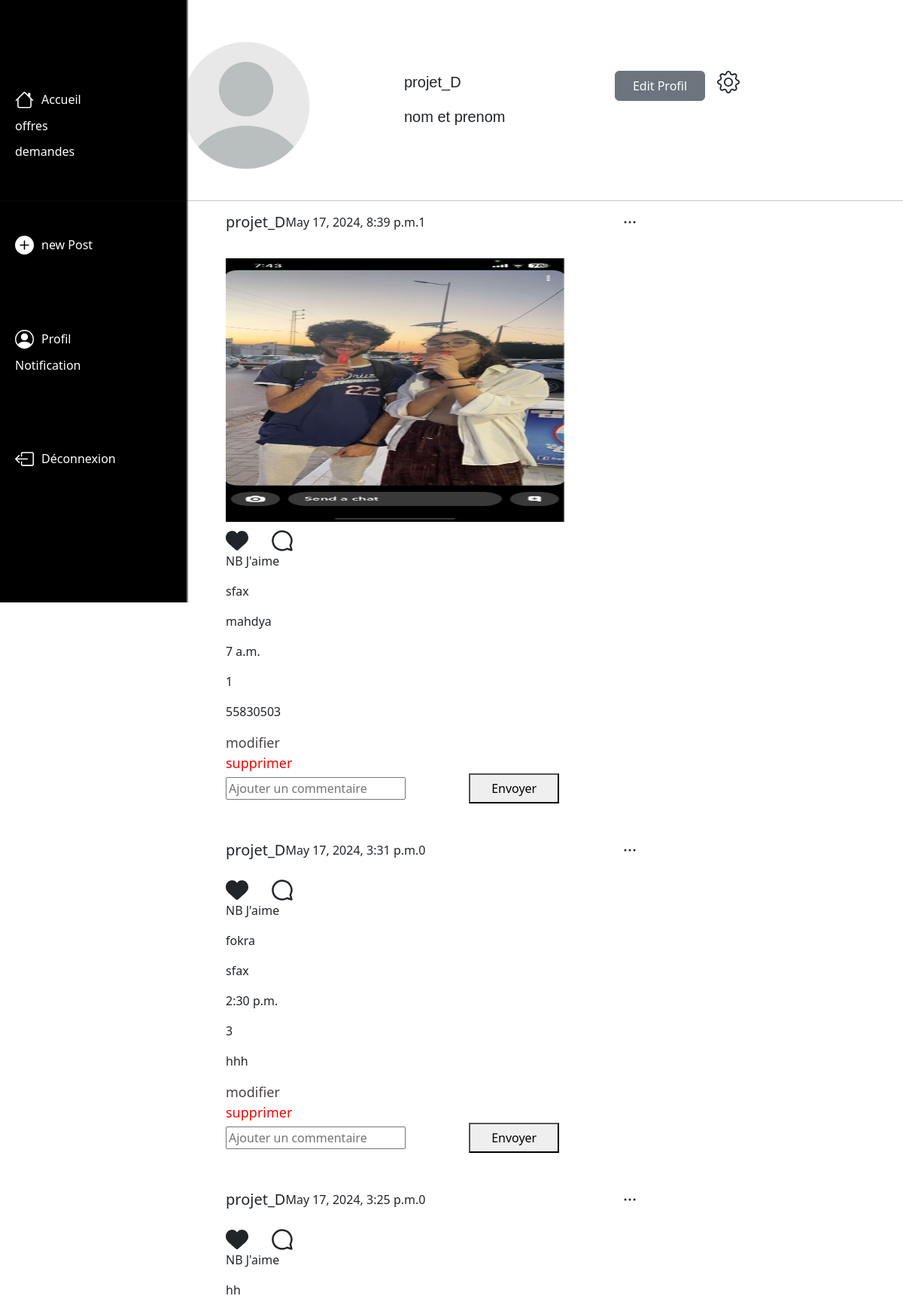
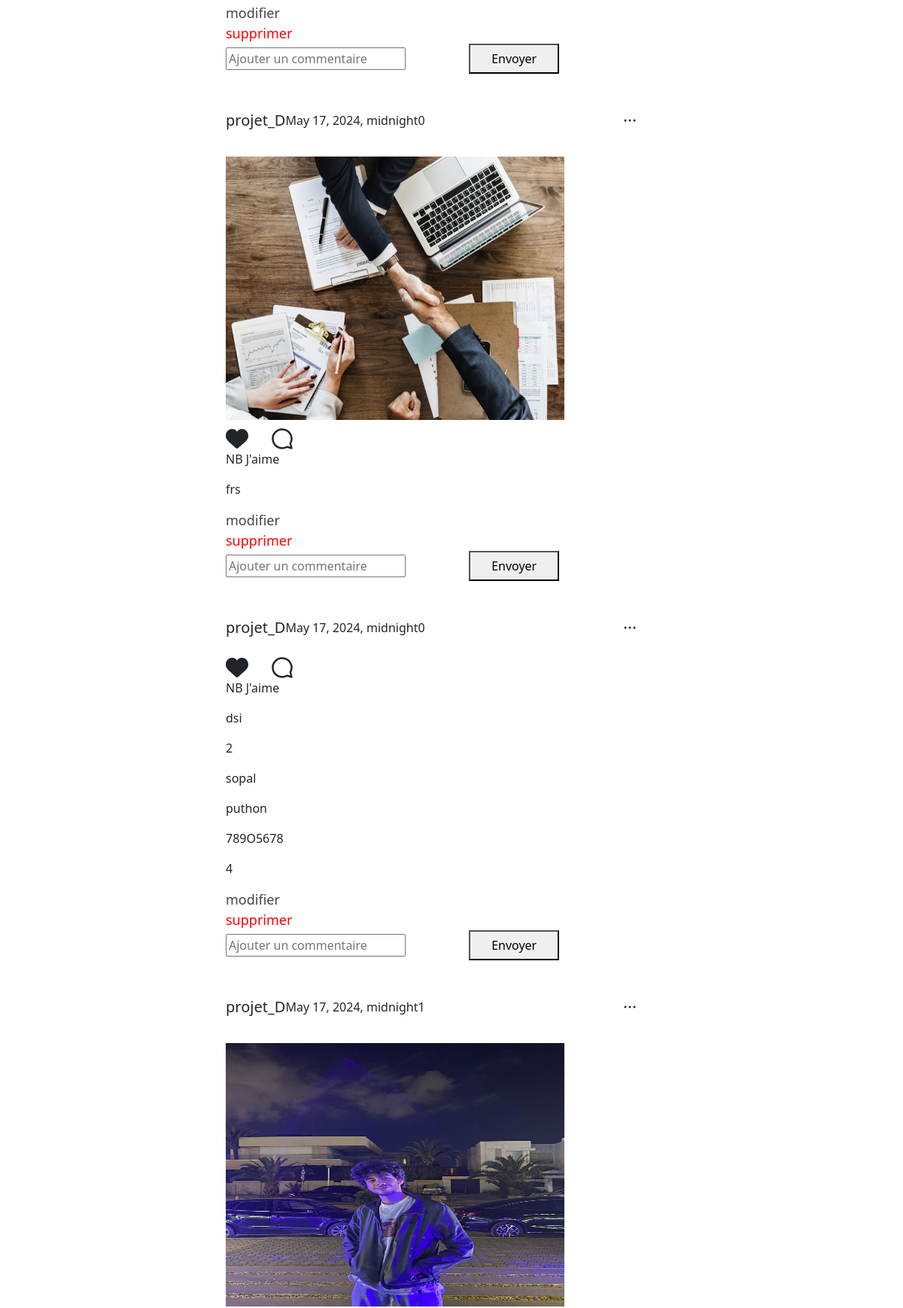
Screenshot of /StudenHelp/profile/ (signed in, upper part) with the database file from the repository (2 pictures, top to bottom).
### StudenHelp/models.py (models this page shows, shortened)
class Poste(models.Model):
    image = models.ImageField(blank=True)
    type = models.IntegerField(default=0, choices=tp)
    date = models.DateTimeField(auto_now_add=True)
    uc = models.ForeignKey(User, on_delete=models.CASCADE)
    class Meta:
        ordering = ['-date']

class Transport(Poste):
    depart = models.CharField(max_length=255)
    destination = models.CharField(max_length=255)
    heure_dep = models.TimeField()
    nbre_sieges = models.IntegerField()
    contactinfo = models.CharField(max_length=255)

class Recommandation(Poste):
    text = models.CharField(max_length=255)

class Stage(Poste):
    typestg = models.IntegerField(default=1, choices=ts)
    societe = models.CharField(max_length=255)
    duree = models.IntegerField()
    sujet = models.CharField(max_length=255)
    contactinfo = models.CharField(max_length=255)
    specialite = models.CharField(max_length=255)

### StudenHelp/views.py (the view)
# urls.py: path('profile/', views.profile, name='profile'),
def profile(request):
    posts = Poste.objects.all()
    evenement_form = EvenementForm()
    even_club_form = EvenClubForm()
    transport_form = TransportForm()
    recommandation_form = RecommandationForm()
    stage_form = StageForm()
    logement_form = LogementForm()
    return render(request, 'profile.html', {
        'posts': posts,
        'evenement_form': evenement_form,
        'even_club_form': even_club_form,
        'transport_form': transport_form,
        'recommandation_form': recommandation_form,
        'stage_form': stage_form,
        'logement_form': logement_form,
    })

### StudenHelp/forms.py
class EvenementForm(forms.ModelForm):
    helper = FormHelper()
    helper.form_method = 'POST'
    helper.add_input(Submit('submit', 'Valider', css_class='btn-primary'))
    class Meta:
        model = Evenement
        fields = ['intitule', 'description', 'lieu', 'contactinfo', 'image', 'type']

class EvenClubForm(forms.ModelForm):
    helper = FormHelper()
    helper.form_method = 'POST'
    helper.add_input(Submit('submit', 'Valider', css_class='btn-primary'))
    class Meta:
        model = EvenClub
        fields = ['intitule', 'description', 'lieu', 'contactinfo', 'club', 'image', 'type']

### StudenHelp/templates/profile.html (shortened to what this page needs)
<!DOCTYPE html>
<html lang="en">
    <head>
        <link href="https://cdn.jsdelivr.net/npm/bootstrap@5.3.3/dist/css/bootstrap.min.css" rel="stylesheet">
    </head>
        <body>
            {% extends 'base.html' %}
            {% load static %}
            {% block content %}
            <div class="profile">
                <img src="../../media/pdi.webp" alt="">
                 {% if user.is_authenticated %}
                 <div class="element">
                    <div class="nom">
                        <p>{{ user }}</p>
                        <p>nom et prenom </p>
                    </div>
                     <button type="button" class="btn btn-secondary">Edit Profil</button>
                 </div>
            </div>
            <hr>
                        <div class="content">
                            {% for post in posts %}
                            {% if post.uc == request.user %}
                                <div class="card-wrappe new-post">
                                    <div class="objet1">
                                        <h5 class="card-title"> {{ post.uc}} </h5>
                                        <p class="card-text">{{ post.date }} <p>{{ post.type }}</p></p>
                                            <svg id="options-icon" aria-label="Plus d'options" class="x1lliihq x1n2onr6 x5n08af" fill="currentColor" height="24" role="img" viewBox="0 0 24 24" width="24">
                                                <title>Plus d'options</title>
                                                <circle cx="12" cy="12" r="1.5"></circle>
                                                <circle cx="6" cy="12" r="1.5"></circle>
                                                <circle cx="18" cy="12" r="1.5"></circle>
                                            </svg>
                                    </div>
                                    {% if post.image %}
                                        <div class="card-body">
                                            <img  src="/media/{{post.image}}" width="150px" height="120px">
                                        </div>
                                        {% endif %}
                                        <div class="sous-section">
                                            <div class="icons">
                                            </div>
                                        </div>
                                        <p>NB <span>J'aime</span></p>
                                        {% if post.recommandation %}
                                        <div class="sous-section">
                                            <p class="card-text">{{ post.recommandation.text }}</p>
                                            <div class="but">
                                                <a class="mod" id="mod" href="{% url 'modifier_Recommandation' post.pk %}">modifier</a>
                                                <a class="sup" id="sup" href="{% url 'supprimer_Recommandation' post.pk %}">supprimer</a>
                                            </div>
                                        </div>
                                        {% elif post.transport %}
                                        <div class="sous-section">
                                        <p class="card-text">{{ post.transport.depart }}</p>
                                        <p class="card-text">{{ post.transport.destination }}</p>
                                        <p class="card-text">{{ post.transport.heure_dep }}</p>
                                        <p class="card-text">{{ post.transport.nbre_sieges }}</p>
                                        <p class="card-text">{{ post.transport.contactinfo }}</p>
                                        <div class="but">
                                            <a class="mod" id="mod" href="{% url 'modifier_Transport' post.pk %}">modifier</a>
                                            <a class="sup" id="sup" href="{% url 'supprimer_Transport' post.pk %}">supprimer</a>
                                        </div>
                                        </div>
                                {% elif post.stage %}
                                <div class="sous-section">
                                    <p class="card-text" >{{ post.stage.specialite }} </p>
                                    <p class="card-text">{{ post.stage.typestg }}</p>
                                    <p class="card-text">{{ post.stage.societe }}</p>
                                    <p class="card-text">{{ post.stage.sujet }}</p>
                                    <p class="card-text">{{ post.stage.contactinfo }}</p>
                                    <p class="card-text">{{ post.stage.duree }}</p>
                                    <div class="but">
                                        <a class="mod" id="mod" href="{% url 'modifier_Stage' post.pk %}">modifier</a>
                                        <a class="sup" id="sup" href="{% url 'supprimer_Stage' post.pk %}">supprimer</a>
                                    </div>
                                </div>
                                {% endif %}
                                <form action="/comment" method="POST">
                                    <input type="text" name="comment" placeholder="Ajouter un commentaire">
                                    <button type="submit">Envoyer</button>
                                </form>
                            </div>
                        {% endif %}
                        {% endfor %}
                        </div>
                    {% endif %}
            {% endblock %}

### StudenHelp/templates/profile.html (style rules this page uses)
.profile { display: flex; justify-content: center; align-items: center; flex-direction: row; text-align: center; width: 600px; margin: 0 auto; margin-top: 30px; }
.profile img { border-radius: 50%; margin-right: 100px; width: 220px; }
body { display: flex; flex-direction: column; justify-content: flex-start; height: 100vh; margin: 0; }
.profile p { font-size: 20px; font-family: sans-serif; }
button { margin-left: 80px; width: 120px; height: 40px; margin-right: 16px; }
.element { display: flex; }
.objet1 { display: flex; }
.nom { width: 200px; flex-direction: column; display: flex; text-align: left; }
.content { display: flex; flex-direction: column; width: 700px; margin: 0 auto; margin-right: 200px; margin-bottom: 50px; }
.icons { margin-top: 10px; margin-right: 20px; display: flex; flex-direction: row; gap: 30px; }
.card-body img { margin-top: 20px; width: 450px; height: 350px; }
.objet1 svg { margin-left: 260px; }
.sup { color: red; text-decoration: none; font-family: 'Segoe UI', Tahoma, Geneva, Verdana, sans-serif; font-size: 18px; }
.mod { text-decoration: none; color: rgb(73, 67, 67); font-size: 18px; }
.but { display: flex; flex-direction: column; }
.new-post { display: flex; flex-direction: column; width: 700px; margin: 0 auto; margin-right: 200px; margin-bottom: 50px; }

### rows the page displays
Poste: uc "projet_D", date "May 17, 2024, 8:39 p.m.", type "1", image (picture), transport.depart "sfax", transport.destination "mahdya", transport.heure_dep "7 a.m.", transport.nbre_sieges "1", transport.contactinfo "55830503"
Poste: uc "projet_D", date "May 17, 2024, 3:31 p.m.", type "0", transport.depart "fokra", transport.destination "sfax", transport.heure_dep "2:30 p.m.", transport.nbre_sieges "3", transport.contactinfo "hhh"
Poste: uc "projet_D", date "May 17, 2024, 3:25 p.m.", type "0", recommandation.text "hh"
Poste: uc "projet_D", date "May 17, 2024, midnight", type "0", image (picture), recommandation.text "frs"
Poste: uc "projet_D", date "May 17, 2024, midnight", type "0", stage.specialite "dsi", stage.typestg "2", stage.societe "sopal", stage.sujet "puthon", stage.contactinfo "789O5678", stage.duree "4"
Poste: uc "projet_D", date "May 17, 2024, midnight", type "1", image (picture)

### other values shown
{{ user }} "projet_D"
